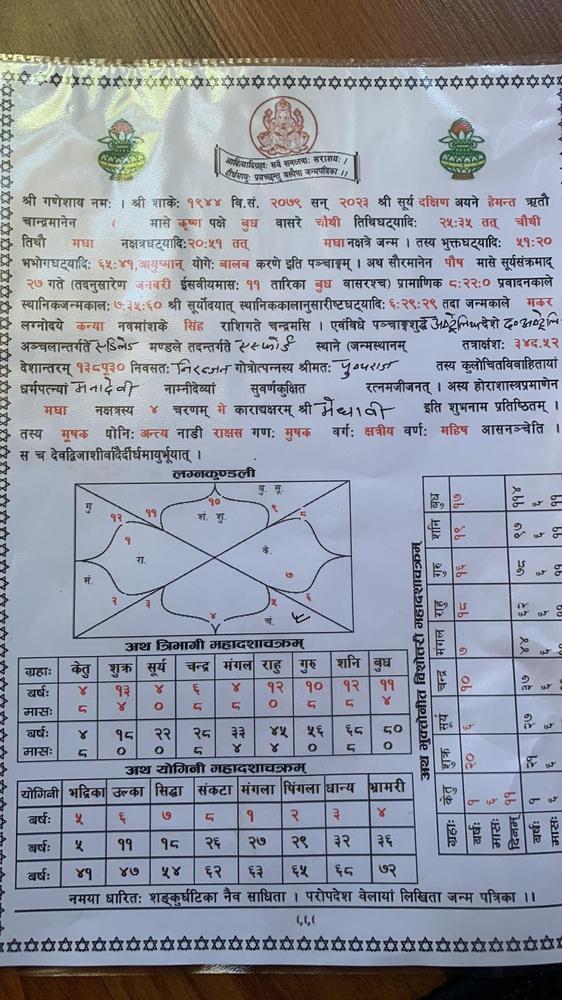
#> input picture 2.jpg, 562 x 1000 px, shrunk from 1080 x 1920 before the run
$ python segmentation.py
#> lines starting #> are read from the running program, lines starting #| are printed output that depends on the picture; after the words box and inside, x2 and y2 are one past the last pixel; in counts of white or black regions, pixels touching at a corner belong together
import cv2

# Read the image
image = cv2.imread('2.jpg')
#> image is the input picture: shape (1000, 562, 3); mean B, G, R 161.9, 150, 145.2


# Convert the image to grayscale
gray = cv2.cvtColor(image, cv2.COLOR_BGR2GRAY)
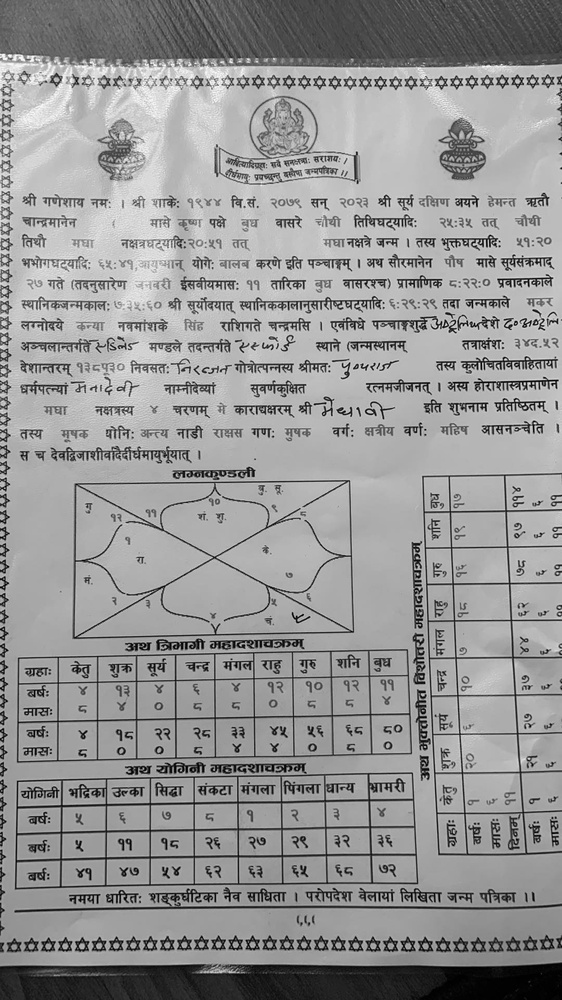
#> gray: shape (1000, 562); min 0, max 251, mean 150

# Apply binary thresholding to the grayscale image
_, threshold = cv2.threshold(gray, 0, 255, cv2.THRESH_BINARY_INV + cv2.THRESH_OTSU)
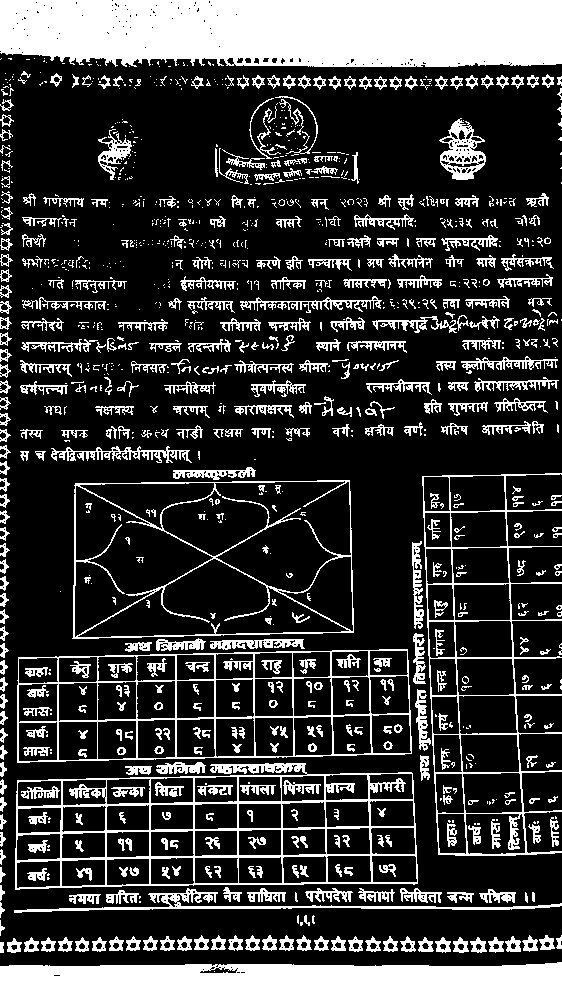
#> threshold: shape (1000, 562); 23.1% white; 1120 white regions (603 under 20 px), largest, box (x1, y1, x2, y2) and area: (0, 0, 562, 67) 35328, (0, 962, 562, 1000) 19528, (15, 763, 418, 890) 7794

# Apply morphological operations to the thresholded image
kernel = cv2.getStructuringElement(cv2.MORPH_RECT, (3, 3))
dilated = cv2.dilate(threshold, kernel, iterations=1)
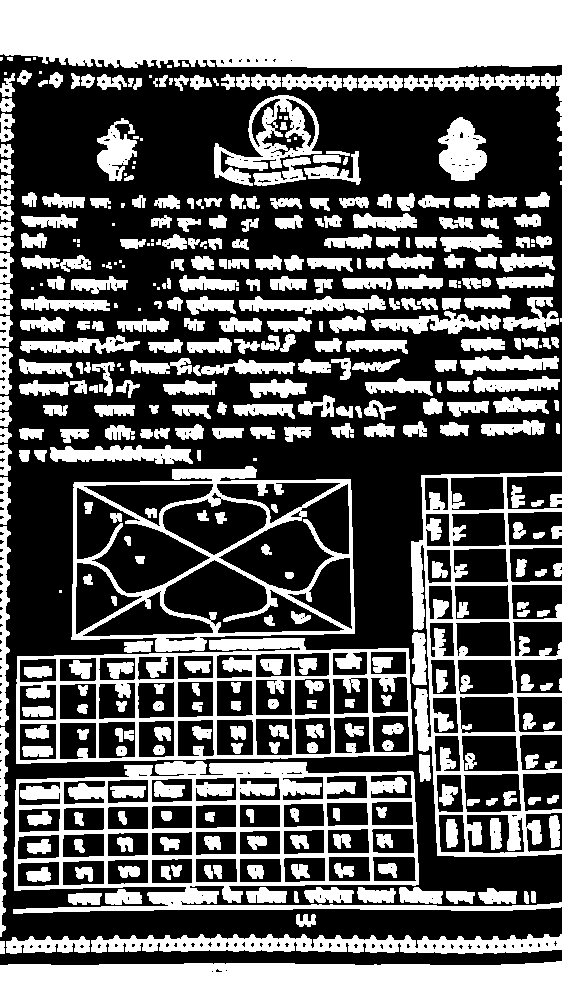
#> dilated: shape (1000, 562); 38.4% white; 423 white regions (54 under 20 px), largest, box (x1, y1, x2, y2) and area: (0, 0, 562, 68) 36661, (13, 761, 562, 914) 20907, (0, 961, 562, 1000) 20240
eroded = cv2.erode(dilated, kernel, iterations=1)
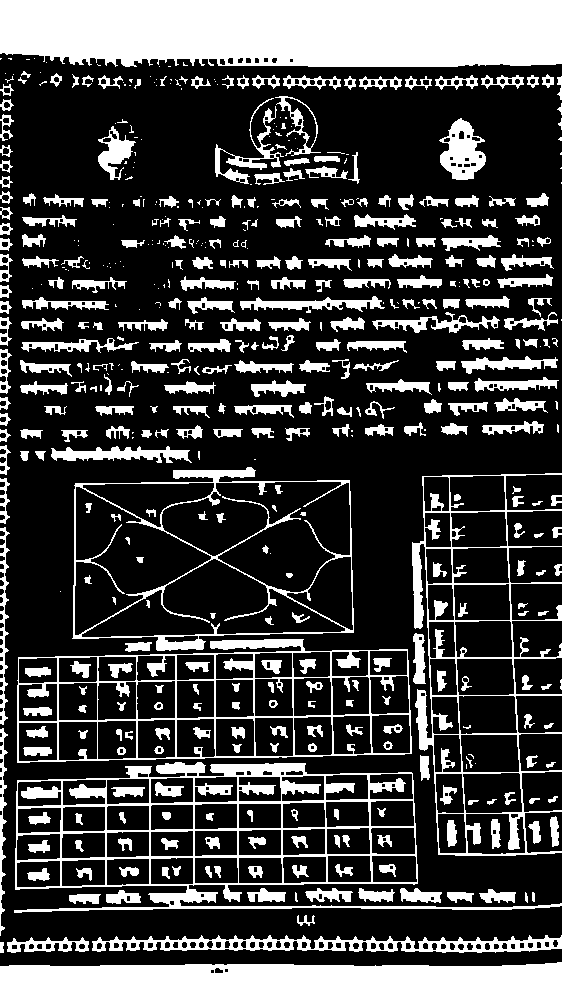
#> eroded: shape (1000, 562); 26.4% white; 530 white regions (163 under 20 px)

# Find contours in the eroded image
contours, _ = cv2.findContours(eroded, cv2.RETR_EXTERNAL, cv2.CHAIN_APPROX_SIMPLE)
#> contours = 421 contours, 191 with area under 20; largest, box (x1, y1, x2, y2) and area: (14, 762, 562, 913) 46851, (72, 467, 354, 651) 43681, (17, 639, 412, 763) 41638, (0, 0, 562, 67) 35104, (412, 473, 562, 856) 33890

# Loop over each contour
for contour in contours:
    # Get the bounding box coordinates of the contour
    x, y, w, h = cv2.boundingRect(contour)

    # Draw the bounding box around the contour
    cv2.rectangle(image, (x, y), (x + w, y + h), (0, 255, 0), 2)

    # Crop the contour and get the ROI (region of interest)
    roi = threshold[y:y + h, x:x + w]

    # Apply thresholding to the ROI
    _, roi_threshold = cv2.threshold(roi, 0, 255, cv2.THRESH_BINARY_INV + cv2.THRESH_OTSU)

    # Find contours in the thresholded ROI
    roi_contours, _ = cv2.findContours(roi_threshold, cv2.RETR_EXTERNAL, cv2.CHAIN_APPROX_SIMPLE)

    # Loop over each contour in the ROI
    for roi_contour in roi_contours:
        # Get the bounding box coordinates of the contour
        roi_x, roi_y, roi_w, roi_h = cv2.boundingRect(roi_contour)

        # Ignore if the ROI is less than 20 as it might be noise
        if roi_w < 20:
            continue

        # Draw the bounding box around the contour
        cv2.rectangle(image, (x + roi_x, y + roi_y), (x + roi_x + roi_w, y + roi_y + roi_h), (0, 0, 255), 2)

        # Crop the contour and get the ROI (region of interest)
        roi2 = roi[roi_y:roi_y + roi_h, roi_x:roi_x + roi_w]

        # Apply thresholding to the ROI
        _, roi2_threshold = cv2.threshold(roi2, 0, 255, cv2.THRESH_BINARY_INV + cv2.THRESH_OTSU)

        # Find contours in the thresholded ROI
        roi2_contours, _ = cv2.findContours(roi2_threshold, cv2.RETR_EXTERNAL, cv2.CHAIN_APPROX_SIMPLE)

        # Loop over each contour in the ROI
        i = 1
        for roi2_contour in roi2_contours:
            # Get the bounding box coordinates of the contour
            roi2_x, roi2_y, roi2_w, roi2_h = cv2.boundingRect(roi2_contour)

            # Draw the bounding box around the contour
            cv2.rectangle(image, (x + roi_x + roi2_x, y + roi_y + roi2_y), (x + roi_x + roi2_x + roi2_w, y + roi_y + roi2_y + roi2_h), (255, 0, 0), 2)
            # Extract the letter
            letter = roi2[roi2_y:roi2_y + roi2_h, roi2_x:roi2_x + roi2_w]

            # cv2.imwrite('letter_{}_{}_{}.png'.format(x + roi_x + roi2_x, y + roi_y + roi2_y, i), letter)

            i += 1
#> this loop made 421 passes
#> (x, y, w, h) on passes 1, 3, 4: (0, 962, 562, 38), (7, 937, 82, 16), (92, 935, 470, 18)
#> pass 1, `roi = threshold[y:y + h, x:x + w]`:
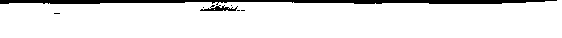
#> roi: shape (38, 562); 91.4% white; 7 black regions (5 under 20 px), largest, box (x1, y1, x2, y2) and area: (0, 0, 557, 5) 1695, (200, 5, 238, 11) 117
#> after the loop:
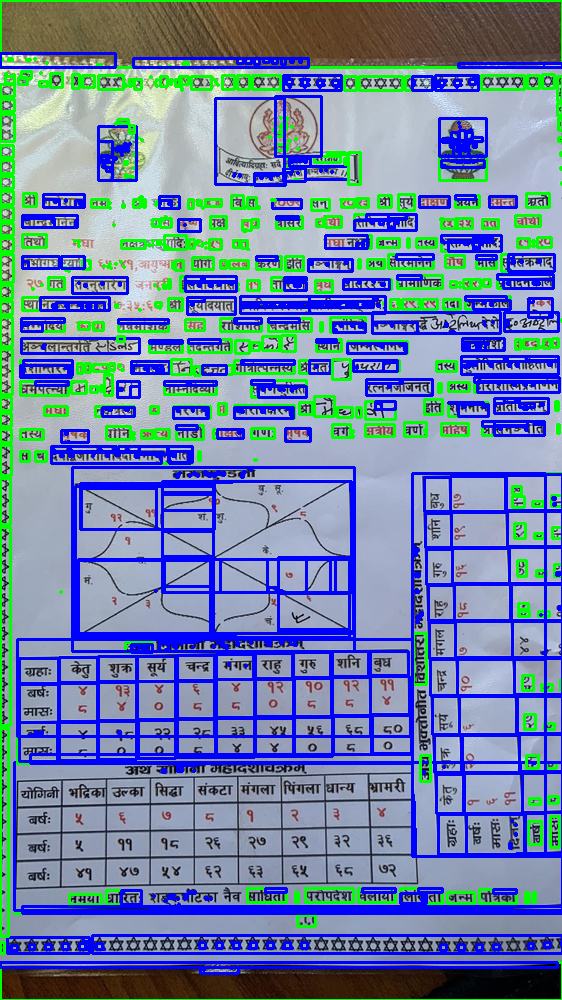
#> image: shape (1000, 562, 3); mean B, G, R 167.3, 132.7, 111.7
#> after the loop:
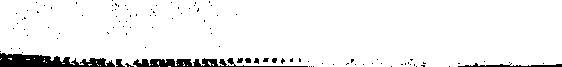
#> roi: shape (67, 562); 94% white; 103 black regions (95 under 20 px), largest, box (x1, y1, x2, y2) and area: (0, 53, 115, 67) 1024, (133, 58, 308, 67) 698, (458, 63, 562, 67) 196

cv2.imshow('Output', image)
cv2.waitKey(0)
cv2.destroyAllWindows()
